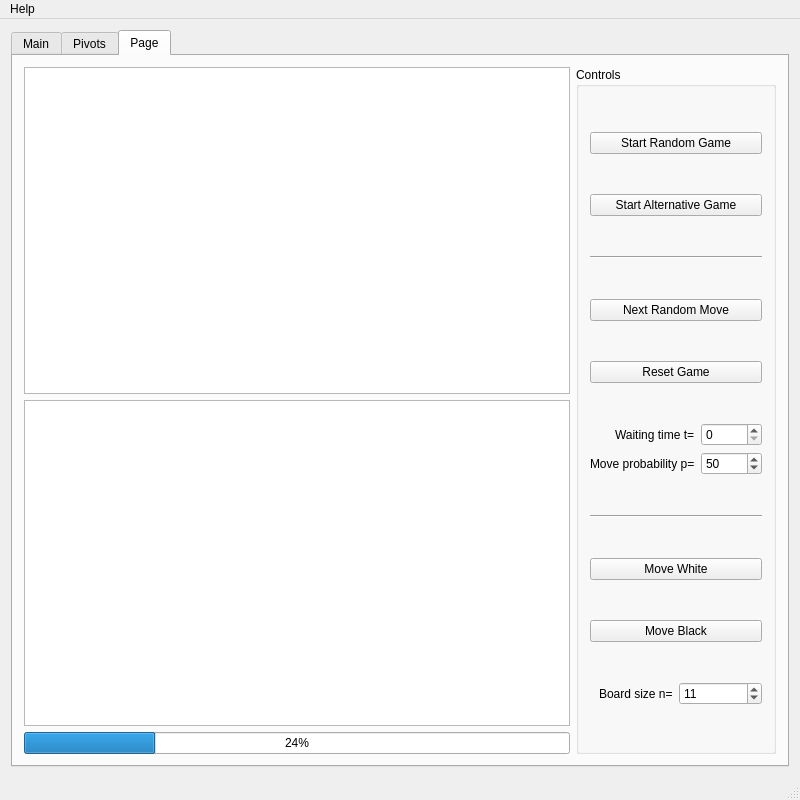
<?xml version="1.0" encoding="UTF-8"?>
<ui version="4.0">
 <class>MainWindow</class>
 <widget class="QMainWindow" name="MainWindow">
  <property name="geometry">
   <rect>
    <x>0</x>
    <y>0</y>
    <width>800</width>
    <height>800</height>
   </rect>
  </property>
  <property name="sizePolicy">
   <sizepolicy hsizetype="Preferred" vsizetype="Preferred">
    <horstretch>0</horstretch>
    <verstretch>0</verstretch>
   </sizepolicy>
  </property>
  <property name="windowTitle">
   <string>MainWindow</string>
  </property>
  <widget class="QWidget" name="centralWidget">
   <layout class="QVBoxLayout" name="verticalLayout_6">
    <item>
     <widget class="QTabWidget" name="tabWidget">
      <property name="autoFillBackground">
       <bool>true</bool>
      </property>
      <property name="currentIndex">
       <number>2</number>
      </property>
      <widget class="QWidget" name="tab1">
       <attribute name="title">
        <string>Main</string>
       </attribute>
       <layout class="QHBoxLayout" name="horizontalLayout_4">
        <item>
         <widget class="BoardWidget" name="boardView">
          <property name="sizePolicy">
           <sizepolicy hsizetype="Expanding" vsizetype="Expanding">
            <horstretch>0</horstretch>
            <verstretch>0</verstretch>
           </sizepolicy>
          </property>
          <property name="verticalScrollBarPolicy">
           <enum>Qt::ScrollBarAlwaysOff</enum>
          </property>
          <property name="horizontalScrollBarPolicy">
           <enum>Qt::ScrollBarAlwaysOff</enum>
          </property>
          <property name="renderHints">
           <set>QPainter::Antialiasing|QPainter::HighQualityAntialiasing|QPainter::TextAntialiasing</set>
          </property>
          <property name="cacheMode">
           <set>QGraphicsView::CacheBackground</set>
          </property>
         </widget>
        </item>
        <item>
         <widget class="QGroupBox" name="panel1">
          <property name="title">
           <string>Control Panel</string>
          </property>
          <layout class="QVBoxLayout" name="verticalLayout_3">
           <item>
            <widget class="QFrame" name="frame">
             <property name="frameShape">
              <enum>QFrame::StyledPanel</enum>
             </property>
             <property name="frameShadow">
              <enum>QFrame::Raised</enum>
             </property>
             <layout class="QVBoxLayout" name="verticalLayout_2">
              <item>
               <layout class="QGridLayout" name="gridLayout_3">
                <item row="0" column="2">
                 <layout class="QHBoxLayout" name="horizontalLayout_2"/>
                </item>
                <item row="0" column="0">
                 <layout class="QVBoxLayout" name="verticalLayout_4">
                  <item>
                   <widget class="QPushButton" name="fillBoard">
                    <property name="text">
                     <string>Fill Board</string>
                    </property>
                   </widget>
                  </item>
                  <item>
                   <widget class="QPushButton" name="articulationPoint">
                    <property name="text">
                     <string>Find Pivots</string>
                    </property>
                   </widget>
                  </item>
                 </layout>
                </item>
                <item row="0" column="1">
                 <widget class="QPushButton" name="fillAndPivots">
                  <property name="text">
                   <string>Board and Pivots</string>
                  </property>
                 </widget>
                </item>
               </layout>
              </item>
              <item>
               <layout class="QGridLayout" name="gridLayout_4">
                <item row="0" column="1">
                 <widget class="QSpinBox" name="mainProb">
                  <property name="minimum">
                   <number>1</number>
                  </property>
                  <property name="maximum">
                   <number>100</number>
                  </property>
                  <property name="value">
                   <number>50</number>
                  </property>
                 </widget>
                </item>
                <item row="1" column="1">
                 <widget class="QSpinBox" name="mainSize">
                  <property name="minimum">
                   <number>2</number>
                  </property>
                  <property name="maximum">
                   <number>19</number>
                  </property>
                  <property name="value">
                   <number>11</number>
                  </property>
                 </widget>
                </item>
                <item row="0" column="0" alignment="Qt::AlignRight">
                 <widget class="QLabel" name="label">
                  <property name="sizePolicy">
                   <sizepolicy hsizetype="Minimum" vsizetype="Minimum">
                    <horstretch>0</horstretch>
                    <verstretch>0</verstretch>
                   </sizepolicy>
                  </property>
                  <property name="text">
                   <string>Probability p=</string>
                  </property>
                 </widget>
                </item>
                <item row="1" column="0" alignment="Qt::AlignRight">
                 <widget class="QLabel" name="label_2">
                  <property name="sizePolicy">
                   <sizepolicy hsizetype="Minimum" vsizetype="Minimum">
                    <horstretch>0</horstretch>
                    <verstretch>0</verstretch>
                   </sizepolicy>
                  </property>
                  <property name="text">
                   <string>Board size n=</string>
                  </property>
                 </widget>
                </item>
               </layout>
              </item>
             </layout>
            </widget>
           </item>
          </layout>
         </widget>
        </item>
       </layout>
      </widget>
      <widget class="QWidget" name="tab2">
       <attribute name="title">
        <string>Pivots</string>
       </attribute>
       <layout class="QGridLayout" name="gridLayout_2">
        <item row="0" column="0">
         <widget class="BoardWidget" name="boardViewSim">
          <property name="sizePolicy">
           <sizepolicy hsizetype="Expanding" vsizetype="Expanding">
            <horstretch>0</horstretch>
            <verstretch>0</verstretch>
           </sizepolicy>
          </property>
          <property name="frameShape">
           <enum>QFrame::WinPanel</enum>
          </property>
          <property name="frameShadow">
           <enum>QFrame::Raised</enum>
          </property>
          <property name="lineWidth">
           <number>6</number>
          </property>
          <property name="midLineWidth">
           <number>6</number>
          </property>
          <property name="verticalScrollBarPolicy">
           <enum>Qt::ScrollBarAlwaysOff</enum>
          </property>
          <property name="horizontalScrollBarPolicy">
           <enum>Qt::ScrollBarAlwaysOff</enum>
          </property>
          <property name="renderHints">
           <set>QPainter::Antialiasing|QPainter::HighQualityAntialiasing|QPainter::TextAntialiasing</set>
          </property>
          <property name="cacheMode">
           <set>QGraphicsView::CacheBackground</set>
          </property>
         </widget>
        </item>
        <item row="0" column="1">
         <widget class="QGroupBox" name="panel2">
          <property name="autoFillBackground">
           <bool>false</bool>
          </property>
          <property name="styleSheet">
           <string notr="true"/>
          </property>
          <property name="title">
           <string>Control Panel</string>
          </property>
          <layout class="QVBoxLayout" name="verticalLayout">
           <item>
            <widget class="QPushButton" name="simulatePivot">
             <property name="autoFillBackground">
              <bool>false</bool>
             </property>
             <property name="text">
              <string>Most Pivotal Hexes</string>
             </property>
            </widget>
           </item>
           <item>
            <layout class="QGridLayout" name="gridLayout_6">
             <item row="0" column="0" alignment="Qt::AlignRight">
              <widget class="QLabel" name="label_5">
               <property name="text">
                <string>Board Size n= </string>
               </property>
              </widget>
             </item>
             <item row="1" column="0" alignment="Qt::AlignRight">
              <widget class="QLabel" name="label_6">
               <property name="text">
                <string>Waiting time t=</string>
               </property>
              </widget>
             </item>
             <item row="0" column="2">
              <widget class="QSpinBox" name="simSize">
               <property name="minimum">
                <number>1</number>
               </property>
               <property name="maximum">
                <number>19</number>
               </property>
               <property name="value">
                <number>11</number>
               </property>
              </widget>
             </item>
             <item row="1" column="2">
              <widget class="QSpinBox" name="waitTimeSim">
               <property name="maximum">
                <number>2000</number>
               </property>
               <property name="singleStep">
                <number>100</number>
               </property>
              </widget>
             </item>
            </layout>
           </item>
          </layout>
         </widget>
        </item>
        <item row="1" column="0">
         <widget class="QProgressBar" name="progressBarSim">
          <property name="enabled">
           <bool>true</bool>
          </property>
          <property name="autoFillBackground">
           <bool>false</bool>
          </property>
          <property name="styleSheet">
           <string notr="true"/>
          </property>
          <property name="value">
           <number>24</number>
          </property>
          <property name="textVisible">
           <bool>true</bool>
          </property>
          <property name="invertedAppearance">
           <bool>false</bool>
          </property>
          <property name="format">
           <string>%p%</string>
          </property>
         </widget>
        </item>
       </layout>
      </widget>
      <widget class="QWidget" name="tab4">
       <property name="enabled">
        <bool>true</bool>
       </property>
       <attribute name="title">
        <string>Page</string>
       </attribute>
       <layout class="QGridLayout" name="gridLayout">
        <item row="0" column="0">
         <widget class="BoardWidget" name="gameView">
          <property name="verticalScrollBarPolicy">
           <enum>Qt::ScrollBarAlwaysOff</enum>
          </property>
          <property name="horizontalScrollBarPolicy">
           <enum>Qt::ScrollBarAlwaysOff</enum>
          </property>
          <property name="renderHints">
           <set>QPainter::Antialiasing|QPainter::HighQualityAntialiasing|QPainter::TextAntialiasing</set>
          </property>
         </widget>
        </item>
        <item row="0" column="4" rowspan="3">
         <widget class="QGroupBox" name="panel3">
          <property name="minimumSize">
           <size>
            <width>200</width>
            <height>100</height>
           </size>
          </property>
          <property name="title">
           <string>Controls</string>
          </property>
          <layout class="QVBoxLayout" name="verticalLayout_5">
           <item>
            <widget class="QPushButton" name="startRandom">
             <property name="text">
              <string>Start Random Game</string>
             </property>
            </widget>
           </item>
           <item>
            <widget class="QPushButton" name="startAlternative">
             <property name="text">
              <string>Start Alternative Game</string>
             </property>
            </widget>
           </item>
           <item>
            <widget class="Line" name="line">
             <property name="orientation">
              <enum>Qt::Horizontal</enum>
             </property>
            </widget>
           </item>
           <item>
            <widget class="QPushButton" name="nextRandomTurn">
             <property name="text">
              <string>Next Random Move</string>
             </property>
            </widget>
           </item>
           <item>
            <widget class="QPushButton" name="resetGame">
             <property name="text">
              <string>Reset Game</string>
             </property>
            </widget>
           </item>
           <item>
            <layout class="QGridLayout" name="gridLayout_7">
             <item row="0" column="1">
              <widget class="QSpinBox" name="gameWaitTime"/>
             </item>
             <item row="0" column="0" alignment="Qt::AlignRight">
              <widget class="QLabel" name="label_7">
               <property name="text">
                <string>Waiting time t=</string>
               </property>
              </widget>
             </item>
             <item row="1" column="0">
              <widget class="QLabel" name="label_3">
               <property name="sizePolicy">
                <sizepolicy hsizetype="Minimum" vsizetype="Minimum">
                 <horstretch>0</horstretch>
                 <verstretch>0</verstretch>
                </sizepolicy>
               </property>
               <property name="text">
                <string>Move probability p=</string>
               </property>
              </widget>
             </item>
             <item row="1" column="1">
              <widget class="QSpinBox" name="gameProb">
               <property name="minimum">
                <number>1</number>
               </property>
               <property name="maximum">
                <number>100</number>
               </property>
               <property name="value">
                <number>50</number>
               </property>
              </widget>
             </item>
            </layout>
           </item>
           <item>
            <widget class="Line" name="line_2">
             <property name="orientation">
              <enum>Qt::Horizontal</enum>
             </property>
            </widget>
           </item>
           <item>
            <widget class="QPushButton" name="moveWhite">
             <property name="text">
              <string>Move White</string>
             </property>
            </widget>
           </item>
           <item>
            <widget class="QPushButton" name="moveBlack">
             <property name="text">
              <string>Move Black</string>
             </property>
            </widget>
           </item>
           <item>
            <layout class="QGridLayout" name="gridLayout_5">
             <item row="1" column="2">
              <widget class="QSpinBox" name="gameSize">
               <property name="minimum">
                <number>2</number>
               </property>
               <property name="maximum">
                <number>19</number>
               </property>
               <property name="value">
                <number>11</number>
               </property>
              </widget>
             </item>
             <item row="1" column="0" alignment="Qt::AlignRight">
              <widget class="QLabel" name="label_4">
               <property name="sizePolicy">
                <sizepolicy hsizetype="Minimum" vsizetype="Minimum">
                 <horstretch>0</horstretch>
                 <verstretch>0</verstretch>
                </sizepolicy>
               </property>
               <property name="text">
                <string>Board size n=</string>
               </property>
              </widget>
             </item>
            </layout>
           </item>
          </layout>
         </widget>
        </item>
        <item row="2" column="0">
         <widget class="QProgressBar" name="gameProgress">
          <property name="value">
           <number>24</number>
          </property>
         </widget>
        </item>
        <item row="1" column="0">
         <widget class="BoardWidget" name="gameViewSim">
          <property name="verticalScrollBarPolicy">
           <enum>Qt::ScrollBarAlwaysOff</enum>
          </property>
          <property name="horizontalScrollBarPolicy">
           <enum>Qt::ScrollBarAlwaysOff</enum>
          </property>
          <property name="renderHints">
           <set>QPainter::Antialiasing|QPainter::HighQualityAntialiasing|QPainter::TextAntialiasing</set>
          </property>
         </widget>
        </item>
       </layout>
      </widget>
     </widget>
    </item>
   </layout>
  </widget>
  <widget class="QMenuBar" name="menuBar">
   <property name="geometry">
    <rect>
     <x>0</x>
     <y>0</y>
     <width>800</width>
     <height>24</height>
    </rect>
   </property>
   <widget class="QMenu" name="menuAbout">
    <property name="title">
     <string>Help</string>
    </property>
    <addaction name="actionAbout"/>
   </widget>
   <addaction name="menuAbout"/>
  </widget>
  <widget class="QStatusBar" name="statusBar"/>
  <action name="actionAbout">
   <property name="text">
    <string>About</string>
   </property>
  </action>
 </widget>
 <layoutdefault spacing="6" margin="11"/>
 <customwidgets>
  <customwidget>
   <class>BoardWidget</class>
   <extends>QGraphicsView</extends>
   <header location="global">boardwidget.h</header>
  </customwidget>
 </customwidgets>
 <resources/>
 <connections/>
</ui>
